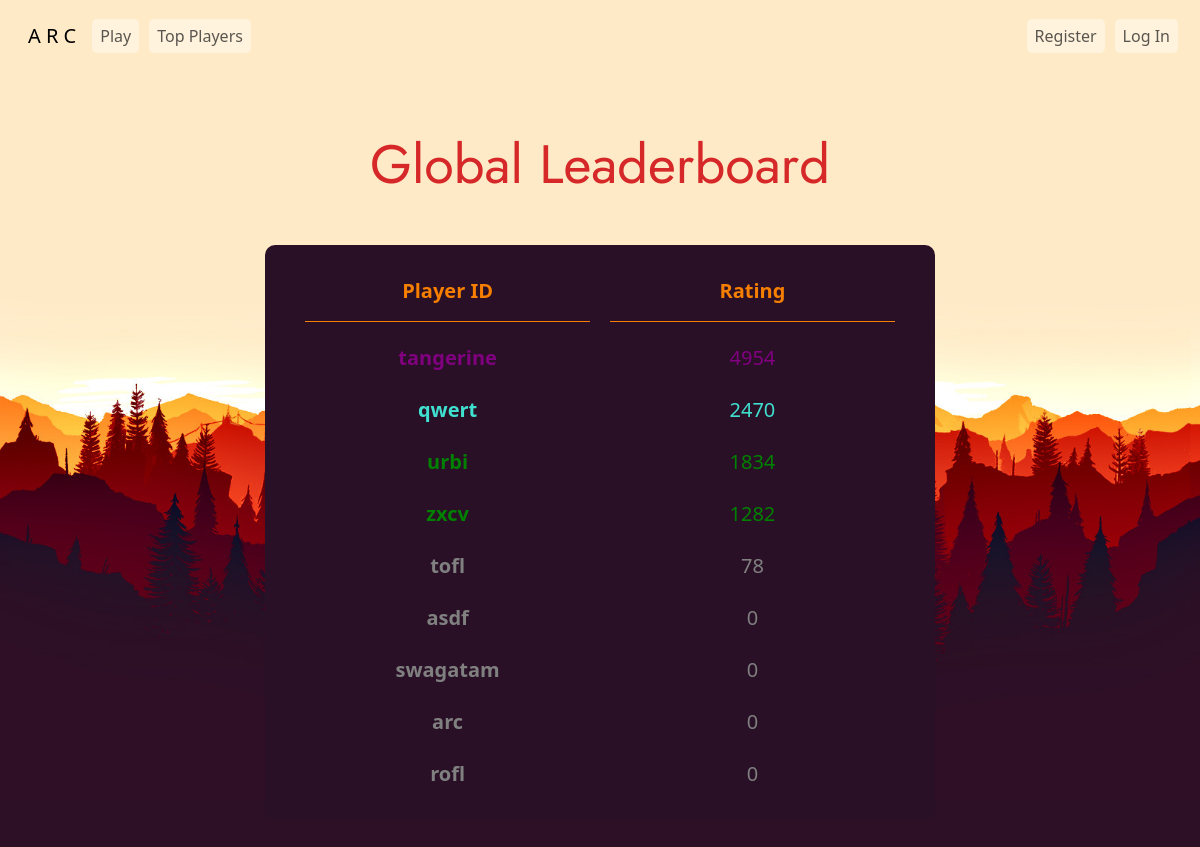
Page /fame on the earlier database version.
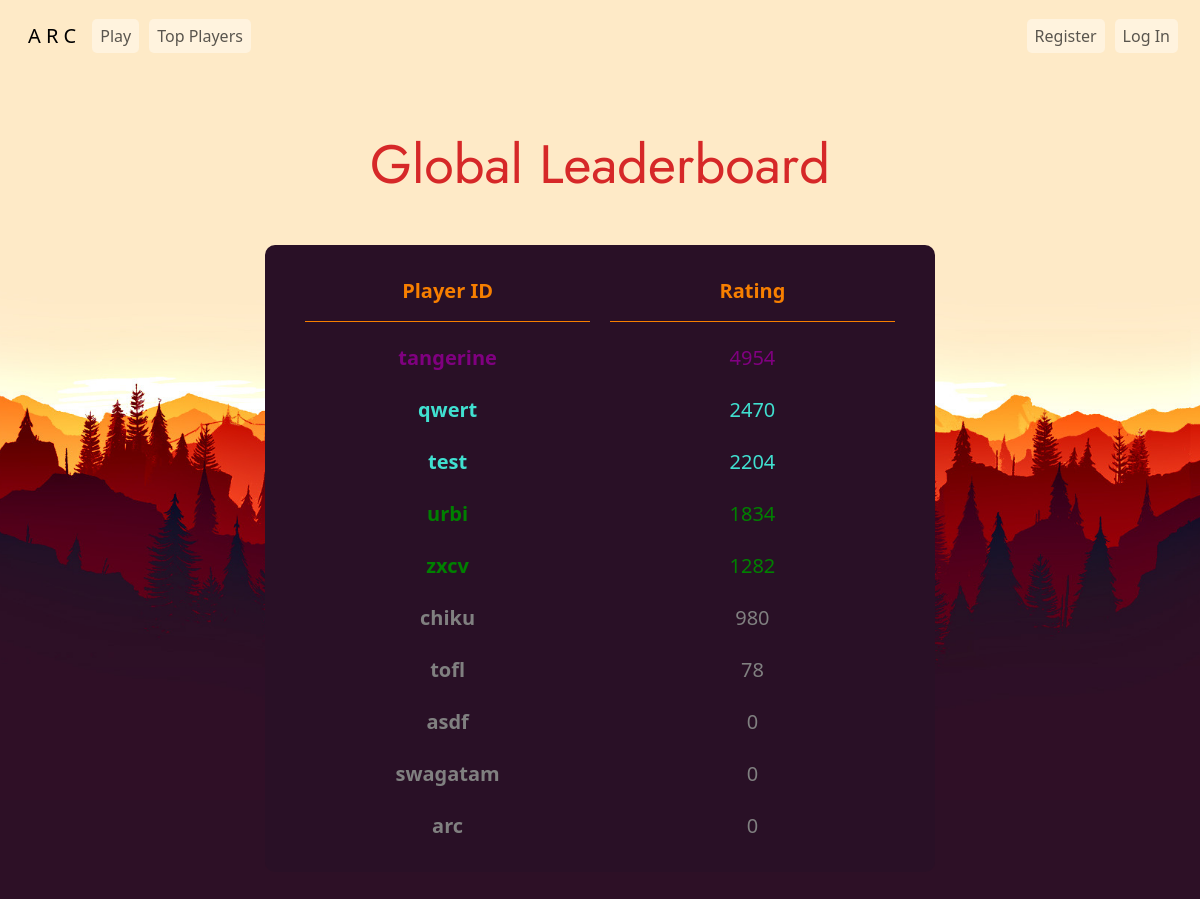
Same page on the later database version.
### tables this page shows
CREATE TABLE 'users' ('id' INTEGER PRIMARY KEY AUTOINCREMENT NOT NULL, 'username' TEXT NOT NULL, 'hash' TEXT NOT NULL, 'highscore' INTEGER NOT NULL DEFAULT 0, 'title' TEXT NOT NULL DEFAULT 'Newbie');

### app.py (the view)
@app.route("/fame")
def fame():
    topUsers = db.execute("SELECT username, highscore, title FROM users ORDER BY highscore DESC LIMIT 10")
    colors = []
    for user in topUsers:
        title = user["title"]
        if title == "Newbie": colors.append("grey")
        elif title == "Pupil": colors.append("green")
        elif title == "Specialist": colors.append("turquoise")
        elif title == "Expert": colors.append("blue")
        elif title == "Candidate Master": colors.append("purple")
        elif title in ["Master", "International Master"]: colors.append("orange")
        elif title in ["Grandmaster", "International Grandmaster", "Legendary Grandmaster"]: colors.append("red")
    if session.get("user_id") is not None:
        username = db.execute("SELECT username, highscore FROM users WHERE id = ?", session["user_id"])[0]["username"]
        return render_template("fame.html", username = username, topUsers = topUsers, colors = colors)
    else:
        return render_template("fame.html", topUsers = topUsers, colors = colors)

### app.py (called while the page is built)
@app.after_request
def after_request(response):
    response.headers["Cache-Control"] = "no-cache, no-store, must-revalidate"
    response.headers["Expires"] = 0
    response.headers["Pragma"] = "no-cache"
    return response

### templates/fame.html (shortened to what this page needs)
{% extends "layout.html" %}
{% block styles %}
    <link rel="stylesheet" href="/static/stylesheets/fameStyles.css">
{% endblock %}
{% block main %}
    <main class="container py-5">
        <h1 class="text-center">Global Leaderboard</h1>
        <div class="mt-5 text-center">
            <table class="mx-auto">
                <colgroup>
                    <col span="1" style="width: 50%;">
                    <col span="1" style="width: 50%;">
                </colgroup>
                <thead>
                    <tr>
                        <th>Player ID</th>
                        <th>Rating</th>
                    </tr>
                </thead>
                <tbody>
                    {% for record in topUsers %}
                        <tr>
                            <td><strong style="color: {{ colors[loop.index - 1] }};">{{ record.username }}</strong></td>
                            <td style="color: {{ colors[loop.index - 1] }};">{{ record.highscore }}</td>
                        </tr>
                    {% endfor %}
                </tbody>
            </table>
        </div>
    </main>
{% endblock %}

Differences in the rows shown:
no longer on this page (row unchanged): users: username "rofl", highscore "0"
added users: username "test", highscore "2204"
added users: username "chiku", highscore "980"
